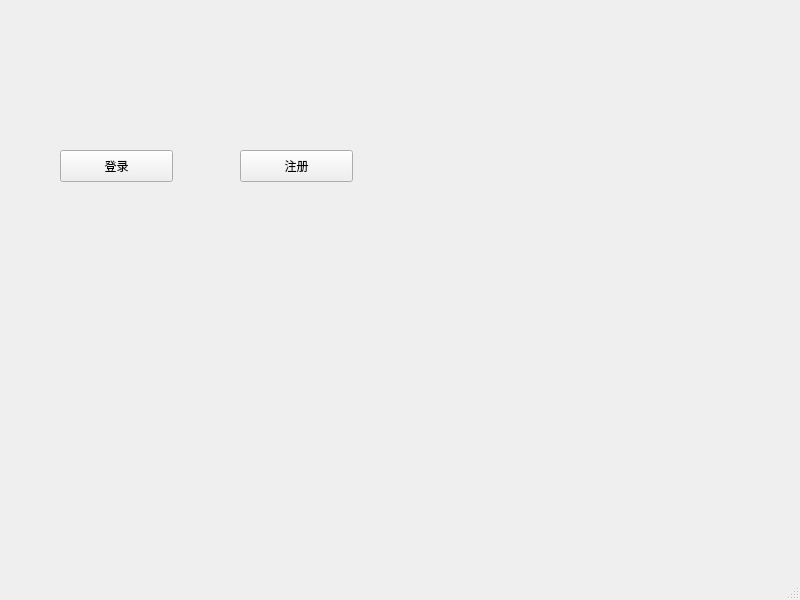
<?xml version="1.0" encoding="UTF-8"?>
<ui version="4.0">
 <class>MainWindow</class>
 <widget class="QMainWindow" name="MainWindow">
  <property name="geometry">
   <rect>
    <x>0</x>
    <y>0</y>
    <width>800</width>
    <height>600</height>
   </rect>
  </property>
  <property name="windowTitle">
   <string>MainWindow</string>
  </property>
  <widget class="QWidget" name="centralwidget">
   <widget class="QPushButton" name="pushButton">
    <property name="geometry">
     <rect>
      <x>60</x>
      <y>150</y>
      <width>113</width>
      <height>32</height>
     </rect>
    </property>
    <property name="text">
     <string>登录</string>
    </property>
   </widget>
   <widget class="QPushButton" name="pushButton_2">
    <property name="geometry">
     <rect>
      <x>240</x>
      <y>150</y>
      <width>113</width>
      <height>32</height>
     </rect>
    </property>
    <property name="text">
     <string>注册</string>
    </property>
   </widget>
  </widget>
  <widget class="QMenuBar" name="menubar">
   <property name="geometry">
    <rect>
     <x>0</x>
     <y>0</y>
     <width>800</width>
     <height>24</height>
    </rect>
   </property>
  </widget>
  <widget class="QStatusBar" name="statusbar"/>
 </widget>
 <resources/>
 <connections/>
</ui>
